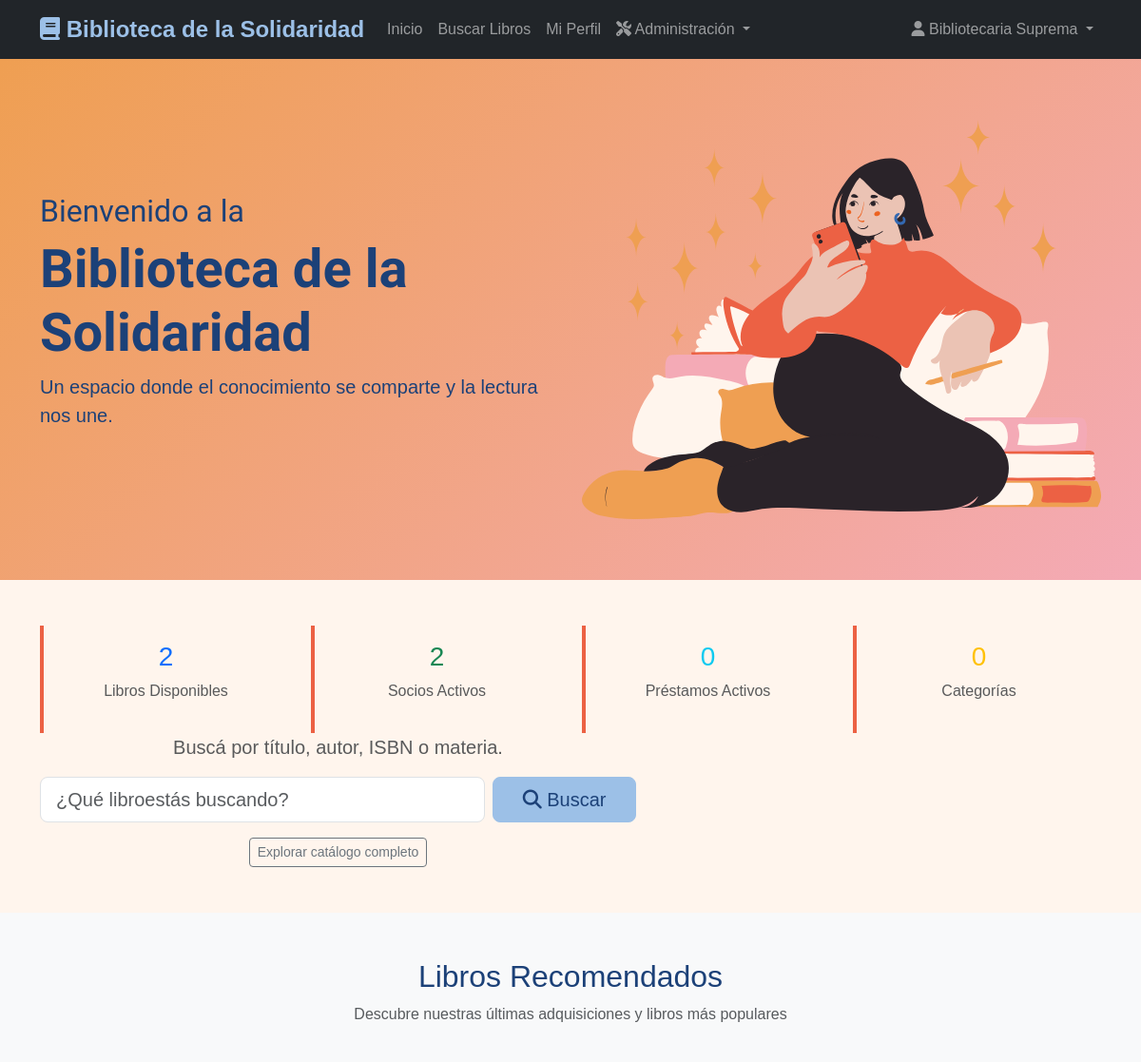
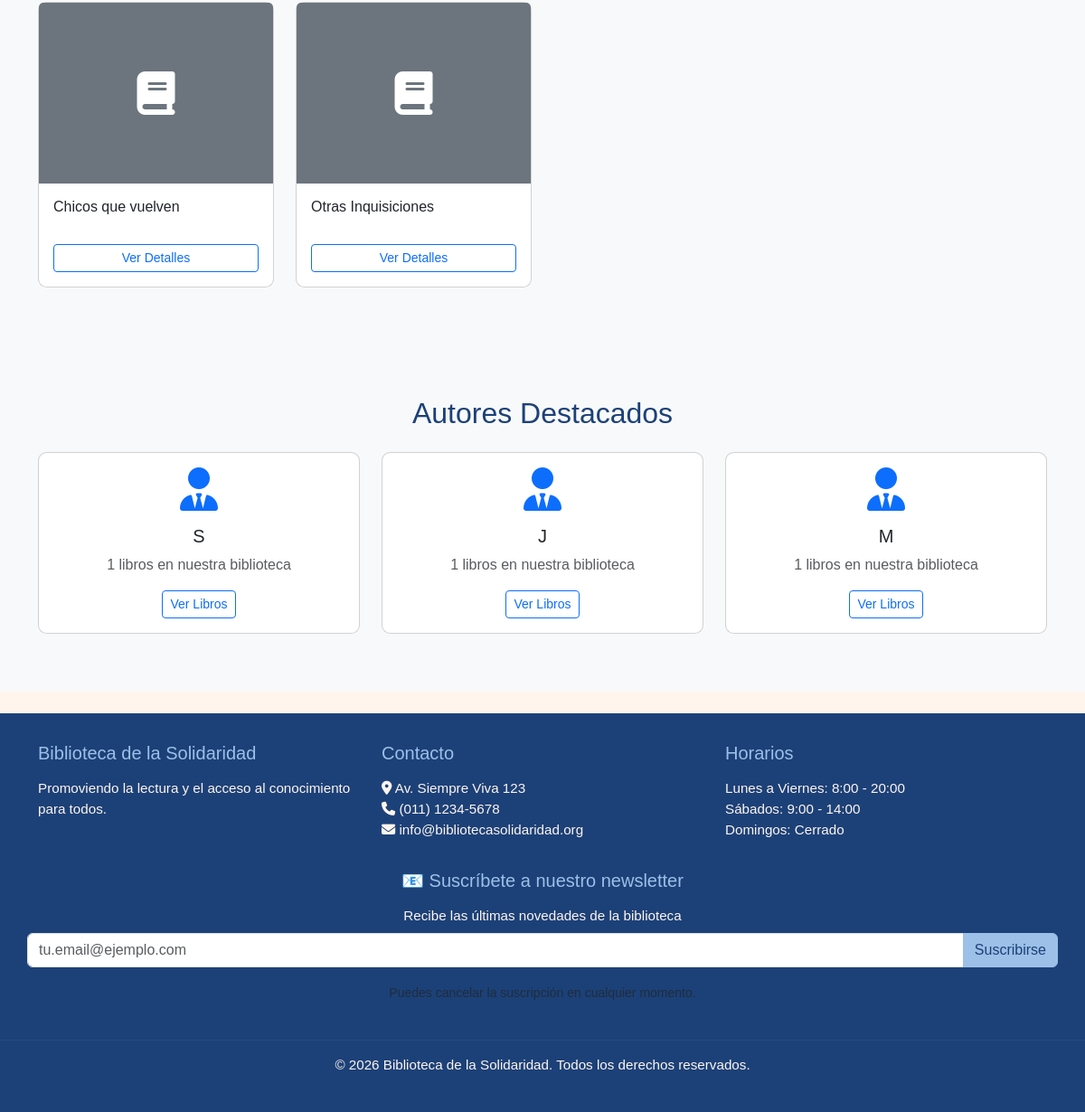
The page / (signed in) on the database its author committed (2 pictures, top to bottom).
### apps/users/models.py (models this page shows, shortened)
class User(AbstractUser):
    ROLES = (
        ('reader', 'Lector'),
        ('librarian', 'Bibliotecario'),
        ('admin', 'Administrador')
    )
    role = models.CharField(max_length=10, choices=ROLES, default='reader')
    dni = models.CharField(
            max_length=20,
            unique=True,
            validators=[validate_dni],
            help_text="Formato: 12345678 o 12.345.678"
        )
    address = models.TextField()
    phone = models.CharField(max_length=20)
    score = models.FloatField(default=5.0)
    is_active_member = models.BooleanField(default=True)
    suspension_end_date = models.DateField(null=True, blank=True)
    class Meta:
        db_table = 'users'
        verbose_name = 'Usuario'
        verbose_name_plural = 'Usuarios'

### apps/books/models.py (models this page shows, shortened)
class Book(models.Model):
    openlibrary_id = models.CharField(
        max_length=50, unique=True, blank=True, null=True, db_index=True
    )
    title = models.CharField(max_length=500, db_index=True)
    authors = models.ManyToManyField(Author, related_name='books', blank=True)
    publish_date = models.CharField(max_length=100, blank=True)
    description = models.TextField(blank=True)
    number_of_pages = models.IntegerField(blank=True, null=True)
    isbn = models.ManyToManyField(ISBN, related_name='books', blank=True)
    cover_url = models.URLField(blank=True)
    categories = models.ManyToManyField(Category, related_name='books')
    stock = models.IntegerField(default=0)
    available = models.BooleanField(default=True)
    created_at = models.DateTimeField(auto_now_add=True)
    updated_at = models.DateTimeField(auto_now=True)
    objects = BookQuerySet.as_manager()
    class Meta:
        db_table = 'books'
        verbose_name = 'Libro'
        verbose_name_plural = 'Libros'
        indexes = [
            models.Index(fields=['title']),
            models.Index(fields=['-created_at']),
            models.Index(fields=['available', 'stock']),
        ]

class Author(models.Model):
    name = models.CharField(max_length=255, unique=True, db_index=True)
    openlibrary_id = models.CharField(
        max_length=100, unique=True, blank=True, null=True
    )
    biography = models.TextField(blank=True)
    class Meta:
        db_table = 'authors'
        verbose_name = 'Autor'
        verbose_name_plural = 'Autores'
        indexes = [
            models.Index(fields=['name']),
            models.Index(fields=['openlibrary_id']),
        ]

### apps/page/views.py (the view)
# urls.py: path('', HomeView.as_view(), name='home'),
class HomeView(TemplateView):
    template_name = 'home.html'
    def get_context_data(self, **kwargs):
        context = super().get_context_data(**kwargs)
        today = timezone.now().date()
        recommended_books = (
            Book.objects
            .recommended(limit=12)
            .prefetch_related('authors', 'categories')
        )
        new_arrivals = (
            Book.objects
            .filter(stock__gt=0)
            .prefetch_related('authors')
            .order_by('-created_at')[:8]
        )
        featured_authors = (
            Author.objects
            .annotate(books_count=Count('books'))
            .filter(books_count__gt=0)
            .order_by('-books_count')[:6]
        )
        upcoming_events = (
            CulturalEvent.objects
            .filter(date__gte=today)        # ⚠️ ajustá el nombre del campo
            .order_by('date')[:6]
        )
        featured_event = upcoming_events.first()   # el más próximo
        stats = {
            'total_books': Book.objects.total_available(),
            'active_members': User.objects.filter(is_active_member=True).count(),
            'active_loans': Loan.objects.active().count(),
            'categories': Category.objects.count(),
            'total_users': User.objects.count(),
            'events': CulturalEvent.objects.count(),
        }
        context.update({
            'recommended_books': recommended_books,
            'new_arrivals': new_arrivals,
            'featured_authors': featured_authors,
            'upcoming_events': upcoming_events,
            'featured_event': featured_event,
            'stats': stats,
            'today': today,
        })
        return context

### templates/home.html (shortened to what this page needs)
{% extends 'base.html' %}
{% load static %}
{% block content %}
<section class="hero-section">
    <div class="container">
        <div class="row align-items-center">
            <div class="col-lg-6">
                <h2 class="playwrite-au-tas-bold">Bienvenido a la</h2>
                <h1 class="display-4 fw-bold playwrite-au-tas-semibold">Biblioteca de la Solidaridad</h1>
                <p class="lead">Un espacio donde el conocimiento se comparte y la lectura nos une.</p>
            </div>
              <div class="col-lg-6">
            <img class="portada" src="{% static 'images/reader.svg' %}" alt="Biblioteca" class="img-fluid">
        </div>
        </div>
    </div>
</section>
<section class="py-5">
    <div class="container">
        <div class="row text-center">
            <div class="col-md-3">
                <div class="stats-card p-3">
                    <h3 class="text-primary">{{ stats.total_books }}</h3>
                    <p class="text-muted">Libros Disponibles</p>
                </div>
            </div>
            <div class="col-md-3">
                <div class="stats-card p-3">
                    <h3 class="text-success">{{ stats.active_members }}</h3>
                    <p class="text-muted">Socios Activos</p>
                </div>
            </div>
            <div class="col-md-3">
                <div class="stats-card p-3">
                    <h3 class="text-info">{{ stats.active_loans }}</h3>
                    <p class="text-muted">Préstamos Activos</p>
                </div>
            </div>
            <div class="col-md-3">
                <div class="stats-card p-3">
                    <h3 class="text-warning">{{ stats.categories }}</h3>
                    <p class="text-muted">Categorías</p>
                </div>
            </div>
            <div class="row align-items-center">
                <div class="col-lg-7">
                    <p class="lead text-muted">Buscá por título, autor, ISBN o materia.</p>
                    <form action="{% url 'book_search' %}" method="get" class="row g-2">
                        <div class="col-md-9">
                            <input type="search" name="q" class="form-control form-control-lg"
                                placeholder="¿Qué libroestás buscando?" required>
                        </div>
                        <div class="col-md-3">
                            <button class="btn btn-primary btn-lg w-100">
                                <i class="fas fa-search"></i> Buscar
                            </button>
                        </div>
                    </form>
                    <div class="mt-3">
                        <a href="{% url 'book_list' %}" class="btn btn-outline-secondary btn-sm">
                            Explorar catálogo completo
                        </a>
                    </div>
                </div>
            </div>
        </div>
</section>
<section class="py-5 bg-light">
    <div class="container">
        <div class="row mb-4">
            <div class="col">
                <h2 class="text-center">Libros Recomendados</h2>
                <p class="text-center text-muted">Descubre nuestras últimas adquisiciones y libros más populares</p>
            </div>
        </div>
        <div class="row">
            {% for book in recommended_books %}
            <div class="col-lg-3 col-md-4 col-sm-6 mb-4">
                <div class="card book-card h-100">
                    {% if book.cover_url %}
                    <img src="{{ book.cover_url }}" class="card-img-top" alt="{{ book.title }}"
                        style="height: 200px; object-fit: cover;">
                    {% else %}
                    <div class="card-img-top bg-secondary d-flex align-items-center justify-content-center"
                        style="height: 200px;">
                        <i class="fas fa-book fa-3x text-white"></i>
                    </div>
                    {% endif %}
                    <div class="card-body d-flex flex-column">
                        <h6 class="card-title">{{ book.title|truncatewords:5 }}</h6>
                        <div class="mt-auto">
                            <a href="{% url 'book_detail' book.id %}" class="btn btn-sm btn-outline-primary w-100">
                                Ver Detalles
                            </a>
                        </div>
                    </div>
                </div>
            </div>
            {% empty %}
            <div class="col-12 text-center">
                <p class="text-muted">No hay libros recomendados disponibles.</p>
            </div>
            {% endfor %}
        </div>
    </div>
</section>
<section class="py-5 bg-light">
    <div class="container">
        <h2 class="text-center mb-4">Autores Destacados</h2>
        <div class="row">
            {% for author in featured_authors %}
            <div class="col-md-4 mb-3">
                <div class="card">
                    <div class="card-body text-center">
                        <i class="fas fa-user-tie fa-3x text-primary mb-3"></i>
                        <h5 class="card-title">{{ author.name.0 }}</h5>
                        <p class="card-text text-muted">{{ author.books_count }} libros en nuestra biblioteca</p>
                        <a href="{% url 'book_search' %}?q={{ author.name|urlencode }}"
                            class="btn btn-sm btn-outline-primary">
                            Ver Libros
                        </a>
                    </div>
                </div>
            </div>
            {% empty %}
            <div class="col-12 text-center">
                <p class="text-muted">Próximamente más autores destacados.</p>
            </div>
            {% endfor %}
        </div>
    </div>
</section>
{% endblock %}

### templates/base.html (shortened to what this page needs)
{% load static %}
<!DOCTYPE html>
<html lang="es">
<head>
    <link href="https://cdn.jsdelivr.net/npm/bootstrap@5.3.0/dist/css/bootstrap.min.css" rel="stylesheet">
    <link rel="stylesheet" href="https://cdnjs.cloudflare.com/ajax/libs/font-awesome/6.4.0/css/all.min.css">
    <link rel="stylesheet" href="{% static 'css/styles.css' %}">
</head>
<body>
<nav class="navbar navbar-expand-lg navbar-dark bg-dark">
    <div class="container">
        <a class="navbar-brand" href="{% url 'home' %}">
            <i class="fas fa-book"></i> Biblioteca de la Solidaridad
        </a>
        <div class="collapse navbar-collapse" id="navbarNav">
            <ul class="navbar-nav me-auto">
                <li class="nav-item">
                    <a class="nav-link" href="{% url 'home' %}">Inicio</a>
                </li>
                <li class="nav-item">
                    <a class="nav-link" href="{% url 'book_search' %}">Buscar Libros</a>
                </li>
                {% if user.is_authenticated %}
                <li class="nav-item">
                    <a class="nav-link" href="{% url 'profile' %}">Mi Perfil</a>
                </li>
                {% if user.role == 'librarian' or user.role == 'admin' %}
                <li class="nav-item dropdown">
                    <a class="nav-link dropdown-toggle" href="#" id="adminDropdown" role="button" data-bs-toggle="dropdown" aria-expanded="false">
                        <i class="fas fa-tools"></i> Administración
                    </a>
                </li>
                {% endif %}
                {% endif %}
            </ul>
            <ul class="navbar-nav">
                {% if user.is_authenticated %}
                <li class="nav-item dropdown">
                    <a class="nav-link dropdown-toggle" href="#" role="button" data-bs-toggle="dropdown">
                        <i class="fas fa-user"></i> {{ user.get_full_name|default:user.username }}
                    </a>
                </li>
                {% endif %}
            </ul>
        </div>
    </div>
</nav>
    <main>
        {% block content %}{% endblock %}
    </main>
    <br>
    <footer class="footer">
        <div class="container">
            <div class="row">
                <div class="col-md-4">
                    <h5>Biblioteca de la Solidaridad</h5>
                    <p>Promoviendo la lectura y el acceso al conocimiento para todos.</p>
                </div>
                <div class="col-md-4">
                    <h5>Contacto</h5>
                    <p>
                        <i class="fas fa-map-marker-alt"></i> Av. Siempre Viva 123<br>
                        <i class="fas fa-phone"></i> (011) 1234-5678<br>
                        <i class="fas fa-envelope"></i> info@bibliotecasolidaridad.org
                    </p>
                </div>
                <div class="col-md-4">
                    <h5>Horarios</h5>
                    <p>
                        Lunes a Viernes: 8:00 - 20:00<br>
                        Sábados: 9:00 - 14:00<br>
                        Domingos: Cerrado
                    </p>
                </div>
                <div class="card-body text-center">
                    <br>
                    <div>
                        <h5>📧 Suscríbete a nuestro newsletter</h5>
                        <p>Recibe las últimas novedades de la biblioteca</p>
                        <form method="post" action="{% url 'subscribe_newsletter' %}">
                            <div class="input-group mb-3">
                                <input type="email" name="email" class="form-control" placeholder="tu.email@ejemplo.com"
                                    required>
                                <button class="btn btn-primary" type="submit">Suscribirse</button>
                            </div>
                        </form>
                        <small class="text-muted">Puedes cancelar la suscripción en cualquier momento.</small>
                    </div>
                </div>
            </div>
            <br>
        </div>
        <hr>
        <div class="text-center">
            <p>&copy; 2026 Biblioteca de la Solidaridad. Todos los derechos reservados.</p>
        </div>
    </footer>
</body>
</html>

### rows shown on the page
User: get_full_name "Bibliotecaria Suprema"
Book: title "Chicos que vuelven"
Book: title "Otras Inquisiciones"
Author: name.0 "S", books_count "1"
Author: name.0 "J", books_count "1"
Author: name.0 "M", books_count "1"

### other values the page prints
{{ stats.total_books }} "2"
{{ stats.active_members }} "2"
{{ stats.active_loans }} "0"
{{ stats.categories }} "0"
